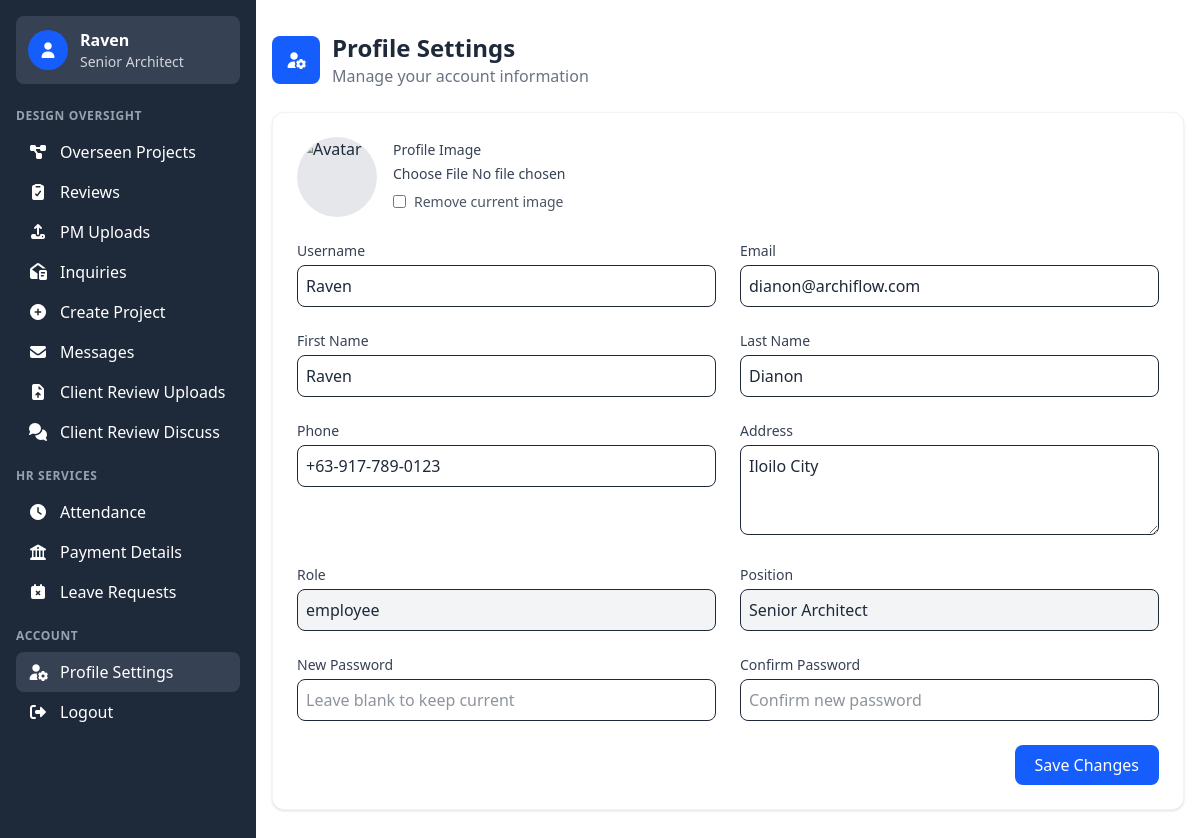
The page /profile.php (signed in) on the database its author committed.
### tables this page shows
CREATE TABLE `users` (
  `user_id` int(10) UNSIGNED NOT NULL,
  `username` varchar(50) NOT NULL,
  `email` varchar(100) NOT NULL,
  `password` varchar(255) NOT NULL,
  `user_type` enum('admin','employee','hr','client','contractor') NOT NULL,
  `position` varchar(50) DEFAULT NULL,
  `first_name` varchar(100) NOT NULL,
  `last_name` varchar(100) NOT NULL,
  `phone` varchar(20) DEFAULT NULL,
  `address` text DEFAULT NULL,
  `profile_image` varchar(255) DEFAULT NULL,
  `is_active` tinyint(1) DEFAULT 1,
  `created_at` timestamp NOT NULL DEFAULT current_timestamp()
);

### profile.php (the view, shortened to what this page needs)
<?php
$pdo = getDB();
$userId = (int)($_SESSION['user_id'] ?? 0);
$stmt = $pdo->prepare('SELECT user_id, username, email, user_type, position, first_name, last_name, phone, address, profile_image FROM users WHERE user_id = ? LIMIT 1');
$stmt->execute([$userId]);
$user = $stmt->fetch(PDO::FETCH_ASSOC);
include_once __DIR__ . '/backend/core/header.php';
?>
<section class="bg-white py-8">
  <div class="max-w-full px-4">
    <div class="flex items-center space-x-3 mb-6">
      <div class="w-12 h-12 bg-blue-600 text-white rounded-lg flex items-center justify-center">
        <i class="fas fa-user-cog"></i>
      </div>
      <div>
        <h1 class="text-2xl font-semibold">Profile Settings</h1>
        <p class="text-gray-500">Manage your account information</p>
      </div>
    </div>
    <div class="bg-white rounded-xl shadow-sm border border-gray-100 p-6">
      <form method="post" enctype="multipart/form-data" class="grid grid-cols-1 md:grid-cols-2 gap-6">
        <div class="md:col-span-2 flex items-center space-x-4">
          <div class="w-20 h-20 rounded-full overflow-hidden bg-gray-200 flex items-center justify-center">
            <?php if (!empty($user['profile_image'])): ?>
              <img src="<?php echo htmlspecialchars($user['profile_image']); ?>" alt="Avatar" class="w-full h-full object-cover">
            <?php else: ?>
              <i class="fas fa-user text-3xl text-gray-500"></i>
            <?php endif; ?>
          </div>
          <div>
            <label class="block text-sm font-medium text-gray-700 mb-1">Profile Image</label>
            <input type="file" name="profile_image" accept="image/*" class="block w-full text-sm text-gray-700">
            <label class="inline-flex items-center mt-2 text-sm text-gray-600">
              <input type="checkbox" name="remove_image" class="mr-2">
              Remove current image
            </label>
          </div>
        </div>
        <div>
          <label class="block text-sm font-medium text-gray-700">Username</label>
          <input type="text" name="username" value="<?php echo htmlspecialchars($user['username']); ?>" required class="mt-1 w-full border rounded-lg p-2">
        </div>
        <div>
          <label class="block text-sm font-medium text-gray-700">Email</label>
          <input type="email" name="email" value="<?php echo htmlspecialchars($user['email']); ?>" required class="mt-1 w-full border rounded-lg p-2">
        </div>
        <div>
          <label class="block text-sm font-medium text-gray-700">First Name</label>
          <input type="text" name="first_name" value="<?php echo htmlspecialchars($user['first_name']); ?>" class="mt-1 w-full border rounded-lg p-2">
        </div>
        <div>
          <label class="block text-sm font-medium text-gray-700">Last Name</label>
          <input type="text" name="last_name" value="<?php echo htmlspecialchars($user['last_name']); ?>" class="mt-1 w-full border rounded-lg p-2">
        </div>
        <div>
          <label class="block text-sm font-medium text-gray-700">Phone</label>
          <input type="text" name="phone" value="<?php echo htmlspecialchars($user['phone'] ?? ''); ?>" class="mt-1 w-full border rounded-lg p-2">
        </div>
        <div>
          <label class="block text-sm font-medium text-gray-700">Address</label>
          <textarea name="address" rows="3" class="mt-1 w-full border rounded-lg p-2"><?php echo htmlspecialchars($user['address'] ?? ''); ?></textarea>
        </div>
        <div>
          <label class="block text-sm font-medium text-gray-700">Role</label>
          <input type="text" value="<?php echo htmlspecialchars($user['user_type']); ?>" class="mt-1 w-full border rounded-lg p-2 bg-gray-100" disabled>
        </div>
        <div>
          <label class="block text-sm font-medium text-gray-700">Position</label>
          <input type="text" value="<?php echo htmlspecialchars($user['position'] ?? ''); ?>" class="mt-1 w-full border rounded-lg p-2 bg-gray-100" disabled>
        </div>
        <div>
          <label class="block text-sm font-medium text-gray-700">New Password</label>
          <input type="password" name="password" class="mt-1 w-full border rounded-lg p-2" placeholder="Leave blank to keep current">
        </div>
        <div>
          <label class="block text-sm font-medium text-gray-700">Confirm Password</label>
          <input type="password" name="confirm_password" class="mt-1 w-full border rounded-lg p-2" placeholder="Confirm new password">
        </div>
        <div class="md:col-span-2 flex justify-end">
          <button class="bg-blue-600 text-white px-5 py-2 rounded-lg">Save Changes</button>
        </div>
      </form>
    </div>
  </div>
</section>
<?php include_once __DIR__ . '/backend/core/footer.php'; ?>

### backend/core/header.php (style rules this page uses)
html { scroll-behavior: smooth; }

### rows shown on the page
users: username "Raven", email "dianon@archiflow.com", first_name "Raven", last_name "Dianon", phone "+63-917-789-0123", address "Iloilo City", user_type "employee", position "Senior Architect"

### other values the page prints
$_SESSION['first_name'] "Raven"
$_SESSION['position'] "Senior Architect"
